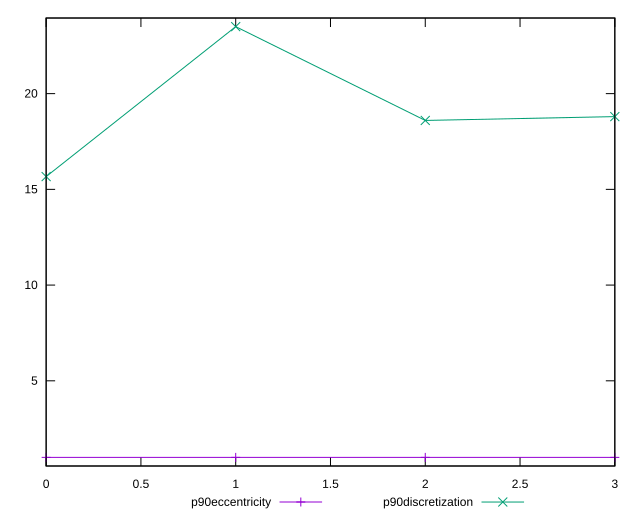

gnuplot code for this plot:
reset

$p90Eccentricity <<EOF
0 0.9999999999999994
1 0.9999999999999974
2 0.9999999999999989
3 0.9999999999999997
EOF

$p90Discretization <<EOF
0 15.666666666666666
1 23.5
2 18.6
3 18.8
EOF

set key outside below
set xrange [0:3]
set yrange [0.5499999999999974:23.95]
set trange [0.5499999999999974:23.95]
set terminal svg size 640, 520 enhanced background rgb 'white'
set output "reports/report_00027_2021-02-24T12-40-31.850Z/unminified-javascript/progression/eccentricity.svg"

plot $p90Eccentricity title "p90eccentricity" with linespoints, \
     $p90Discretization title "p90discretization" with linespoints

reset
